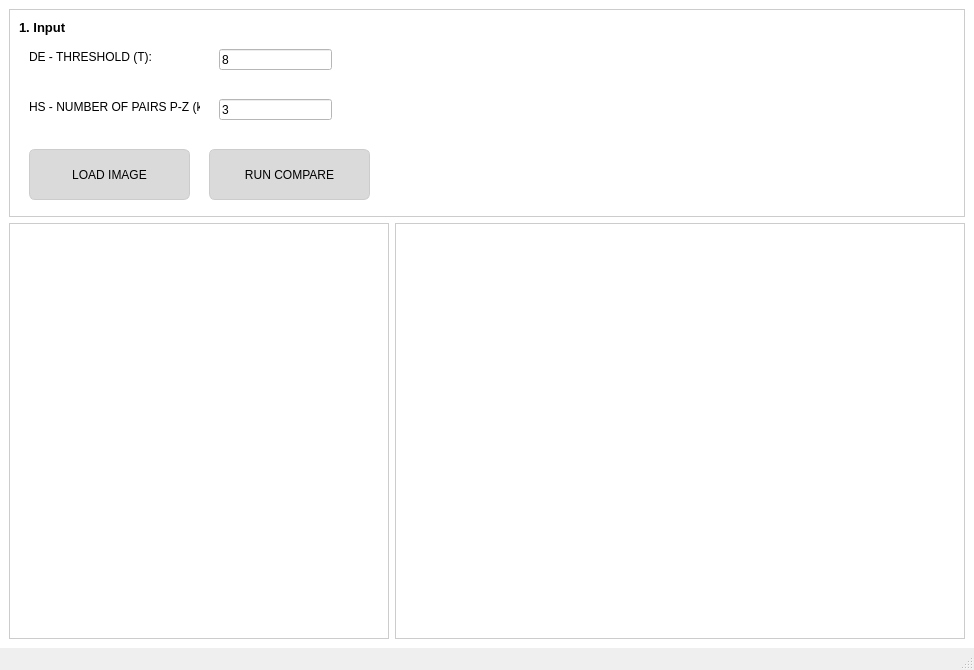
<?xml version="1.0" encoding="UTF-8"?>
<ui version="4.0">
 <class>MainWindow</class>
 <widget class="QMainWindow" name="MainWindow">
  <property name="geometry">
   <rect>
    <x>0</x>
    <y>0</y>
    <width>974</width>
    <height>670</height>
   </rect>
  </property>
  <property name="windowTitle">
   <string>Compare HS &amp; DE</string>
  </property>
  <widget class="QWidget" name="centralwidget">
   <property name="styleSheet">
    <string notr="true">background-color: white;</string>
   </property>
   <layout class="QVBoxLayout" name="verticalLayout" stretch="1,2">
    <item>
     <layout class="QVBoxLayout" name="verticalLayout_5">
      <item>
       <widget class="QWidget" name="input_widget" native="true">
        <property name="styleSheet">
         <string notr="true">QWidget#input_widget,
QWidget#metrics_widget,
QWidget#chart_widget {
    border: 1px solid #ccc;
    background-color: white;
}</string>
        </property>
        <widget class="QPushButton" name="loadImage">
         <property name="geometry">
          <rect>
           <x>20</x>
           <y>140</y>
           <width>161</width>
           <height>51</height>
          </rect>
         </property>
         <property name="styleSheet">
          <string notr="true">QPushButton {
    border: 1px solid #cccccc;
    background-color: rgb(218, 218, 218);
    border-radius: 6px;
    padding: 6px;
}

QPushButton:hover {
    background-color: rgb(200, 200, 200);
    border: 1px solid #999999;
}

QPushButton:pressed {
    background-color: rgb(180, 180, 180);
}</string>
         </property>
         <property name="text">
          <string>LOAD IMAGE</string>
         </property>
        </widget>
        <widget class="QPushButton" name="compare">
         <property name="geometry">
          <rect>
           <x>200</x>
           <y>140</y>
           <width>161</width>
           <height>51</height>
          </rect>
         </property>
         <property name="styleSheet">
          <string notr="true">QPushButton {
    border: 1px solid #cccccc;
    background-color: rgb(218, 218, 218);
    border-radius: 6px;
    padding: 6px;
}

QPushButton:hover {
    background-color: rgb(200, 200, 200);
    border: 1px solid #999999;
}

QPushButton:pressed {
    background-color: rgb(180, 180, 180);
}</string>
         </property>
         <property name="text">
          <string>RUN COMPARE</string>
         </property>
        </widget>
        <widget class="QLabel" name="label">
         <property name="geometry">
          <rect>
           <x>20</x>
           <y>40</y>
           <width>151</width>
           <height>16</height>
          </rect>
         </property>
         <property name="text">
          <string>DE - THRESHOLD (T):</string>
         </property>
        </widget>
        <widget class="QLabel" name="label_2">
         <property name="geometry">
          <rect>
           <x>20</x>
           <y>90</y>
           <width>171</width>
           <height>16</height>
          </rect>
         </property>
         <property name="text">
          <string>HS - NUMBER OF PAIRS P-Z (k):</string>
         </property>
        </widget>
        <widget class="QLineEdit" name="threshold">
         <property name="geometry">
          <rect>
           <x>210</x>
           <y>40</y>
           <width>113</width>
           <height>21</height>
          </rect>
         </property>
         <property name="text">
          <string>8</string>
         </property>
        </widget>
        <widget class="QLineEdit" name="k_pairs">
         <property name="geometry">
          <rect>
           <x>210</x>
           <y>90</y>
           <width>113</width>
           <height>21</height>
          </rect>
         </property>
         <property name="text">
          <string>3</string>
         </property>
        </widget>
        <widget class="QLabel" name="label_4">
         <property name="geometry">
          <rect>
           <x>10</x>
           <y>10</y>
           <width>51</width>
           <height>16</height>
          </rect>
         </property>
         <property name="font">
          <font>
           <pointsize>10</pointsize>
           <bold>true</bold>
          </font>
         </property>
         <property name="text">
          <string>1. Input</string>
         </property>
        </widget>
        <widget class="QLabel" name="image">
         <property name="geometry">
          <rect>
           <x>530</x>
           <y>10</y>
           <width>311</width>
           <height>181</height>
          </rect>
         </property>
         <property name="styleSheet">
          <string notr="true"/>
         </property>
         <property name="text">
          <string/>
         </property>
        </widget>
       </widget>
      </item>
     </layout>
    </item>
    <item>
     <layout class="QHBoxLayout" name="horizontalLayout_9" stretch="4,6">
      <item>
       <layout class="QVBoxLayout" name="verticalLayout_2">
        <item>
         <widget class="QWidget" name="metrics_widget" native="true">
          <property name="autoFillBackground">
           <bool>false</bool>
          </property>
          <property name="styleSheet">
           <string notr="true">QWidget#input_widget,
QWidget#metrics_widget,
QWidget#chart_widget {
    border: 1px solid #ccc;
    background-color: white;
}</string>
          </property>
         </widget>
        </item>
       </layout>
      </item>
      <item>
       <layout class="QVBoxLayout" name="verticalLayout_6">
        <item>
         <widget class="QWidget" name="chart_widget" native="true">
          <property name="autoFillBackground">
           <bool>false</bool>
          </property>
          <property name="styleSheet">
           <string notr="true">QWidget#input_widget,
QWidget#metrics_widget,
QWidget#chart_widget {
    border: 1px solid #ccc;
    background-color: white;
}</string>
          </property>
         </widget>
        </item>
       </layout>
      </item>
     </layout>
    </item>
   </layout>
  </widget>
  <widget class="QMenuBar" name="menubar">
   <property name="geometry">
    <rect>
     <x>0</x>
     <y>0</y>
     <width>974</width>
     <height>22</height>
    </rect>
   </property>
  </widget>
  <widget class="QStatusBar" name="statusbar"/>
 </widget>
 <resources/>
 <connections/>
</ui>
